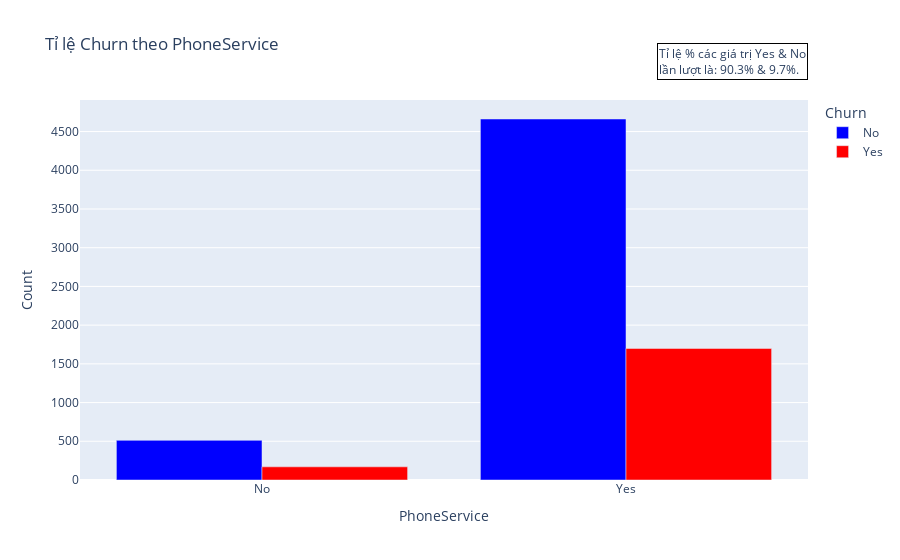
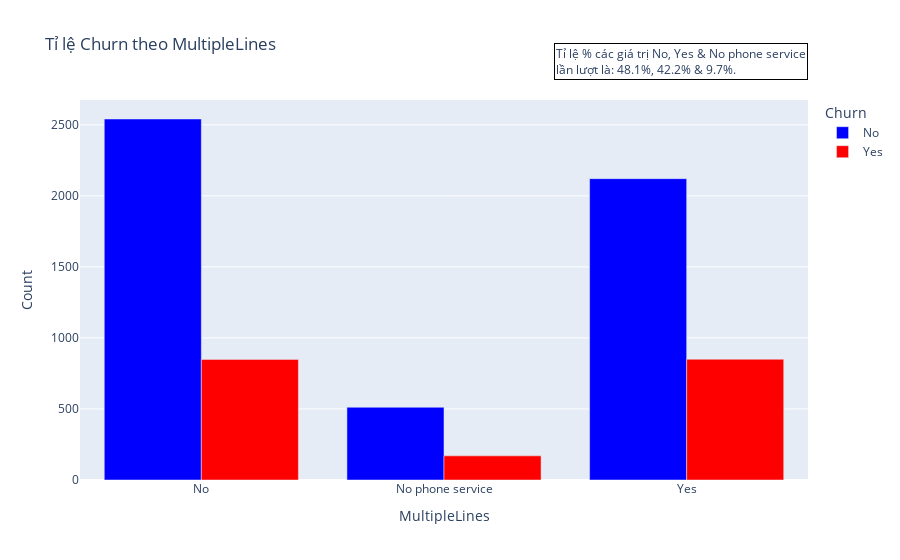
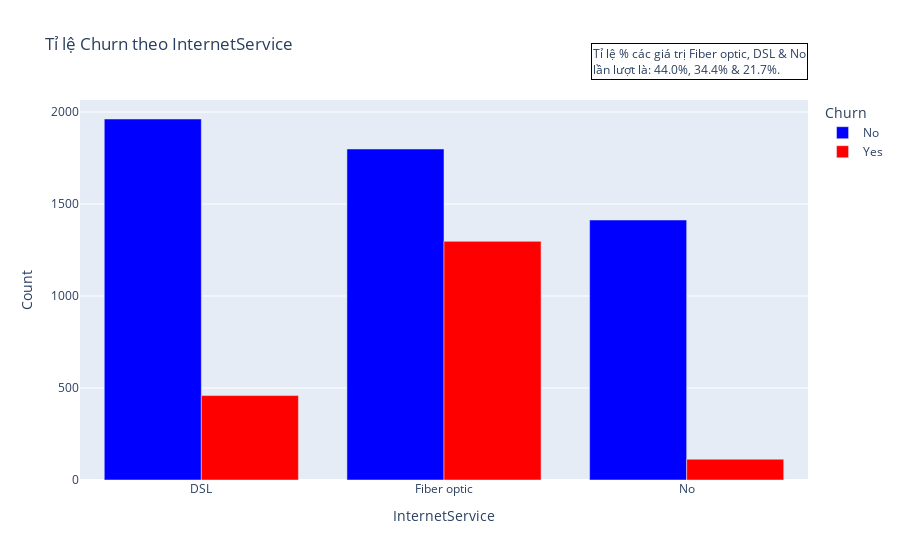

The cell these charts' notebook holds for them, in order:
### Code cell
bar_chart("PhoneService")
bar_chart("MultipleLines")
bar_chart("InternetService")
bar_chart("OnlineSecurity")
bar_chart("OnlineBackup")
bar_chart("DeviceProtection")
bar_chart("TechSupport")
bar_chart("StreamingTV")
bar_chart("StreamingMovies")

### Figure 1 — Plotly figure (JSON) as saved in the notebook; plotly's stock layout.template omitted (floating-point values rounded to 4 significant figures)
{"data": [{"alignmentgroup": "True", "hovertemplate": "Churn=No<br>PhoneService=%{x}<br>Count=%{y}<extra></extra>", "legendgroup": "No", "marker": {"color": "blue", "pattern": {"shape": ""}}, "name": "No", "offsetgroup": "No", "orientation": "v", "showlegend": true, "textposition": "auto", "type": "bar", "x": ["No", "Yes"], "xaxis": "x", "y": [512, 4662], "yaxis": "y"}, {"alignmentgroup": "True", "hovertemplate": "Churn=Yes<br>PhoneService=%{x}<br>Count=%{y}<extra></extra>", "legendgroup": "Yes", "marker": {"color": "red", "pattern": {"shape": ""}}, "name": "Yes", "offsetgroup": "Yes", "orientation": "v", "showlegend": true, "textposition": "auto", "type": "bar", "x": ["No", "Yes"], "xaxis": "x", "y": [170, 1699], "yaxis": "y"}], "layout": {"annotations": [{"align": "left", "bordercolor": "black", "borderwidth": 1, "showarrow": false, "text": "Tỉ lệ % các giá trị Yes & No<br>lần lượt là: 90.3% & 9.7%.", "x": 1, "xref": "paper", "y": 1.15, "yref": "paper"}], "barmode": "group", "legend": {"title": {"text": "Churn"}, "tracegroupgap": 0}, "title": {"text": "Tỉ lệ Churn theo PhoneService"}, "width": 900, "xaxis": {"anchor": "y", "domain": [0, 1], "title": {"text": "PhoneService"}}, "yaxis": {"anchor": "x", "domain": [0, 1], "title": {"text": "Count"}}}}

### Figure 2 — Plotly figure (JSON) as saved in the notebook; plotly's stock layout.template omitted (floating-point values rounded to 4 significant figures)
{"data": [{"alignmentgroup": "True", "hovertemplate": "Churn=No<br>MultipleLines=%{x}<br>Count=%{y}<extra></extra>", "legendgroup": "No", "marker": {"color": "blue", "pattern": {"shape": ""}}, "name": "No", "offsetgroup": "No", "orientation": "v", "showlegend": true, "textposition": "auto", "type": "bar", "x": ["No", "No phone service", "Yes"], "xaxis": "x", "y": [2541, 512, 2121], "yaxis": "y"}, {"alignmentgroup": "True", "hovertemplate": "Churn=Yes<br>MultipleLines=%{x}<br>Count=%{y}<extra></extra>", "legendgroup": "Yes", "marker": {"color": "red", "pattern": {"shape": ""}}, "name": "Yes", "offsetgroup": "Yes", "orientation": "v", "showlegend": true, "textposition": "auto", "type": "bar", "x": ["No", "No phone service", "Yes"], "xaxis": "x", "y": [849, 170, 850], "yaxis": "y"}], "layout": {"annotations": [{"align": "left", "bordercolor": "black", "borderwidth": 1, "showarrow": false, "text": "Tỉ lệ % các giá trị No, Yes & No phone service<br>lần lượt là: 48.1%, 42.2% & 9.7%.", "x": 1, "xref": "paper", "y": 1.15, "yref": "paper"}], "barmode": "group", "legend": {"title": {"text": "Churn"}, "tracegroupgap": 0}, "title": {"text": "Tỉ lệ Churn theo MultipleLines"}, "width": 900, "xaxis": {"anchor": "y", "domain": [0, 1], "title": {"text": "MultipleLines"}}, "yaxis": {"anchor": "x", "domain": [0, 1], "title": {"text": "Count"}}}}

### Figure 3 — Plotly figure (JSON) as saved in the notebook; plotly's stock layout.template omitted (floating-point values rounded to 4 significant figures)
{"data": [{"alignmentgroup": "True", "hovertemplate": "Churn=No<br>InternetService=%{x}<br>Count=%{y}<extra></extra>", "legendgroup": "No", "marker": {"color": "blue", "pattern": {"shape": ""}}, "name": "No", "offsetgroup": "No", "orientation": "v", "showlegend": true, "textposition": "auto", "type": "bar", "x": ["DSL", "Fiber optic", "No"], "xaxis": "x", "y": [1962, 1799, 1413], "yaxis": "y"}, {"alignmentgroup": "True", "hovertemplate": "Churn=Yes<br>InternetService=%{x}<br>Count=%{y}<extra></extra>", "legendgroup": "Yes", "marker": {"color": "red", "pattern": {"shape": ""}}, "name": "Yes", "offsetgroup": "Yes", "orientation": "v", "showlegend": true, "textposition": "auto", "type": "bar", "x": ["DSL", "Fiber optic", "No"], "xaxis": "x", "y": [459, 1297, 113], "yaxis": "y"}], "layout": {"annotations": [{"align": "left", "bordercolor": "black", "borderwidth": 1, "showarrow": false, "text": "Tỉ lệ % các giá trị Fiber optic, DSL & No<br>lần lượt là: 44.0%, 34.4% & 21.7%.", "x": 1, "xref": "paper", "y": 1.15, "yref": "paper"}], "barmode": "group", "legend": {"title": {"text": "Churn"}, "tracegroupgap": 0}, "title": {"text": "Tỉ lệ Churn theo InternetService"}, "width": 900, "xaxis": {"anchor": "y", "domain": [0, 1], "title": {"text": "InternetService"}}, "yaxis": {"anchor": "x", "domain": [0, 1], "title": {"text": "Count"}}}}
